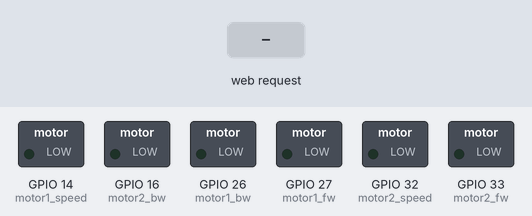
The sketch below on a simulated ESP32. On the bench: switched loads named in the sketch (green lamp = pin HIGH). The test bench sets the inputs (shaded band). WiFi joins after 1.5 s; servers stay silent unless stated; what the sketch prints to the serial monitor is not drawn.

Above: at 2.7 s.
2.8 s: HTTP request GET /forward received
At 3.6 s:
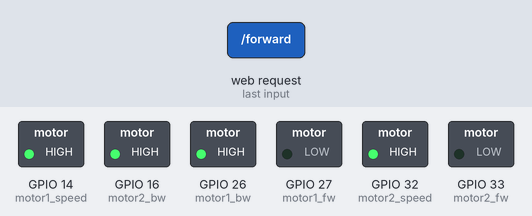
4.3 s: HTTP request GET /left received
At 4.7 s:
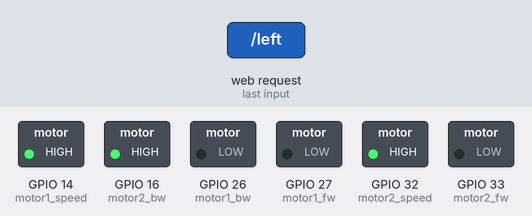
5.8 s: HTTP request GET /right received
At 7.0 s:
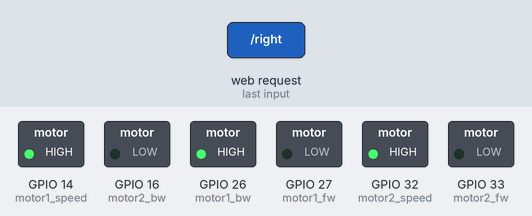
7.3 s: HTTP request GET /reverse received
At 8.2 s:
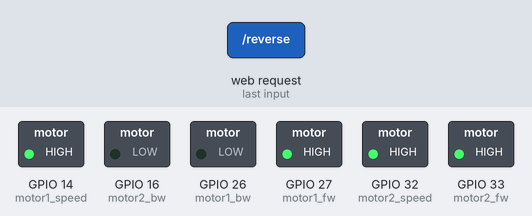
Timing chart, 0 to 9.8 s (numbered marks = the images above; inputs shaded):
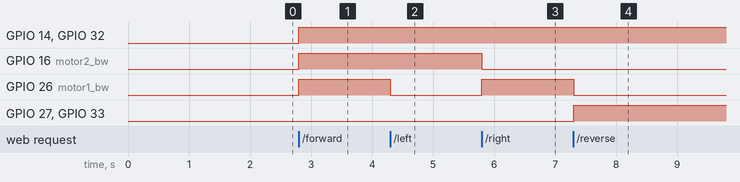

The sketch:

Wifi_Controlled_Robot.ino
```cpp
#include <WiFi.h>
#include <WebServer.h>

const char* ssid     = "Orange-21A5";
const char* password = "FB369djhqkjd";

WebServer server(80);
int motor1_fw = 27;
int motor1_bw = 26;
int motor2_fw = 33;
int motor2_bw = 16;
int motor1_speed = 14;
int motor2_speed = 32;

void handleRoot() {
  const char html[] PROGMEM = R"rawliteral(
  <!DOCTYPE HTML><html>
  <head>
    <meta name="viewport" content="width=device-width, initial-scale=1">
    <link rel="icon" href="data:,">
    <style>
      html { font-family: Helvetica; display: inline-block; margin: 0px auto; text-align: center; }
      .button { -webkit-user-select: none; -moz-user-select: none; -ms-user-select: none; user-select: none; background-color: #FF0000; border: none; color: white; padding: 12px 28px; text-decoration: none; font-size: 26px; margin: 1px; cursor: pointer; }
      .button2 {background-color: #555555;}
    </style>
    <script>
      function moveForward() { fetch('/forward'); }
      function moveLeft() { fetch('/left'); }
      function stopRobot() { fetch('/stop'); }
      function moveRight() { fetch('/right'); }
      function moveReverse() { fetch('/reverse'); }
    </script>
  </head>
  <body>
    <h1>ESP32 Motor Control</h1>
    <p><button class="button" onclick="moveForward()">FORWARD</button></p>
    <div style="clear: both;">
      <p>
        <button class="button" onclick="moveLeft()">LEFT</button>
        <button class="button button2" onclick="stopRobot()">STOP</button>
        <button class="button" onclick="moveRight()">RIGHT</button>
      </p>
    </div>
    <p><button class="button" onclick="moveReverse()">REVERSE</button></p>
  </body>
  </html>)rawliteral";
  server.send(200, "text/html", html);
}

void handleForward() {
  Serial.println("Forward");
  digitalWrite(motor1_speed, HIGH);
  digitalWrite(motor2_speed, HIGH);
  digitalWrite(motor1_fw, LOW);
  digitalWrite(motor1_bw, HIGH);
  digitalWrite(motor2_fw, LOW);
  digitalWrite(motor2_bw, HIGH);
  server.send(200);
}

void handleLeft() {
  Serial.println("Left");
  digitalWrite(motor1_speed, HIGH);
  digitalWrite(motor2_speed, HIGH);

  digitalWrite(motor1_fw, LOW);
  digitalWrite(motor1_bw, LOW);
  digitalWrite(motor2_fw, LOW);
  digitalWrite(motor2_bw, HIGH);
  server.send(200);
}

void handleStop() {
  Serial.println("Stop");
  digitalWrite(motor1_speed, LOW);
  digitalWrite(motor2_speed, LOW);

  digitalWrite(motor1_fw, LOW);
  digitalWrite(motor1_bw, LOW);
  digitalWrite(motor2_fw, LOW);
  digitalWrite(motor2_bw, LOW);
  server.send(200);
}

void handleRight() {
  Serial.println("Right");
  digitalWrite(motor1_speed, HIGH);
  digitalWrite(motor2_speed, HIGH);

  digitalWrite(motor1_fw, LOW);
  digitalWrite(motor1_bw, HIGH);
  digitalWrite(motor2_fw, LOW);
  digitalWrite(motor2_bw, LOW);
  server.send(200);
}

void handleReverse() {
  Serial.println("Reverse");
  digitalWrite(motor1_speed, HIGH);
  digitalWrite(motor2_speed, HIGH);

  digitalWrite(motor1_fw, HIGH);
  digitalWrite(motor1_bw, LOW);
  digitalWrite(motor2_fw, HIGH);
  digitalWrite(motor2_bw, LOW);
  server.send(200);
}

void setup() {
  Serial.begin(115200);
  pinMode(motor1_fw, OUTPUT);
  pinMode(motor1_bw, OUTPUT);
  pinMode(motor2_fw, OUTPUT);
  pinMode(motor2_bw, OUTPUT);
  pinMode(motor1_speed, OUTPUT);
  pinMode(motor2_speed, OUTPUT);

  Serial.print("Connecting to ");
  Serial.println(ssid);
  WiFi.begin(ssid, password);
  while (WiFi.status() != WL_CONNECTED) {
    delay(500);
    Serial.print(".");
  }
  Serial.println("");
  Serial.println("WiFi connected.");
  Serial.println("IP address: ");
  Serial.println(WiFi.localIP());
  server.on("/", handleRoot);
  server.on("/forward", handleForward);
  server.on("/left", handleLeft);
  server.on("/stop", handleStop);
  server.on("/right", handleRight);
  server.on("/reverse", handleReverse);

  server.begin();
}

void loop() {
  server.handleClient();
}
```

Measured:
- after the input at 2.8 s, GPIO 14 (motor1_speed), GPIO 16 (motor2_bw), GPIO 26 (motor1_bw), GPIO 32 (motor2_speed): LOW → HIGH at once
- after the input at 4.3 s, GPIO 26 (motor1_bw): HIGH → LOW at once
- after the input at 5.8 s, GPIO 16 (motor2_bw): HIGH → LOW at once; GPIO 26 (motor1_bw): LOW → HIGH at once
- after the input at 7.3 s, GPIO 26 (motor1_bw): HIGH → LOW at once; GPIO 27 (motor1_fw), GPIO 33 (motor2_fw): LOW → HIGH at once
